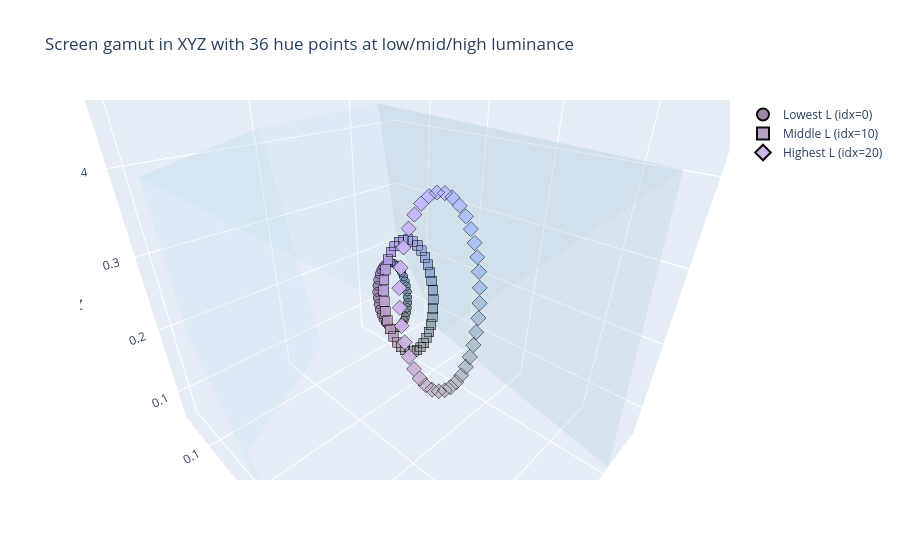

The cell this chart's notebook holds for it:
### Code cell
required = ["xyz36_21", "rgb36_21", "luv36_21_df", "cal", "plotting"]
missing = [name for name in required if name not in globals()]
if missing:
    raise RuntimeError(f"Run prior cells first; missing: {missing}")

grey_xyz = grey_point if "grey_point" in globals() else None
white_xyz = max_lum if "max_lum" in globals() else None
black_xyz = cal.black_xyz if hasattr(cal, "black_xyz") else None

fig_xyz = plotting.plot_xyz_gamut_with_levels(
    xyz_df=xyz36_21,
    rgb_df=rgb36_21,
    level_df=luv36_21_df[["id", "l_idx", "l_level", "hue_id"]],
    rgb_to_xyz_fn=cal.rgb_to_xyz,
    title="Screen gamut in XYZ with 36 hue points at low/mid/high luminance",
    tight_view=True,
    tight_pad_frac=0.01,
    tight_min_pad=0.05,
    camera_eye=(0.75, 0.75, 0.6),
)
fig_xyz.show()
